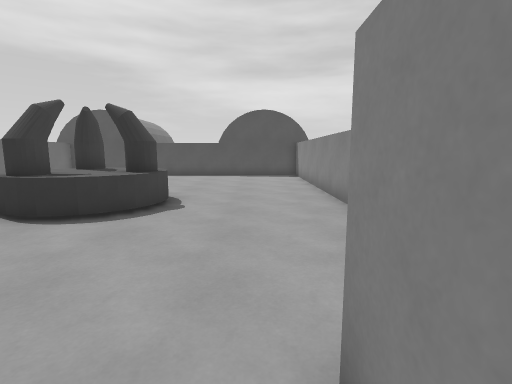
[1] (above)

16 first-person views from a walk through a level from a Godot 3-D game. The camera is 1.4 m above the floor, tilts 8° down and sees 85° across. The floor is counted in squares, 1 m on a side. Each view is taken from the middle of a square. On the plan, view 1 faces up. The plan holds only what a view shows up to about 14 squares ahead; the rest is blank.

[2]
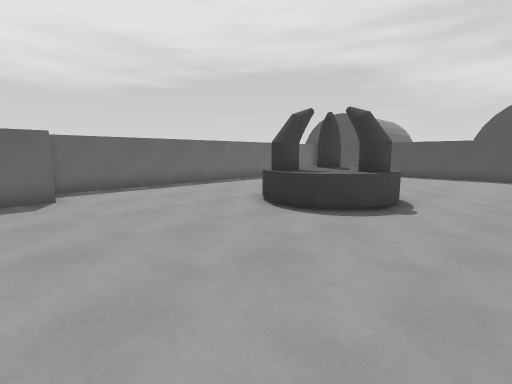

[3]
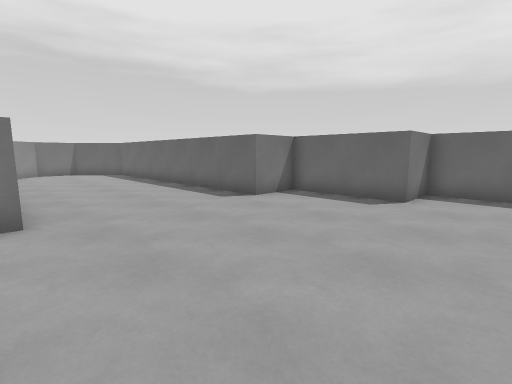

[4]
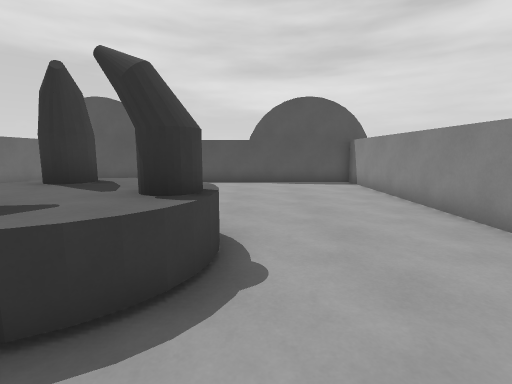

[5]
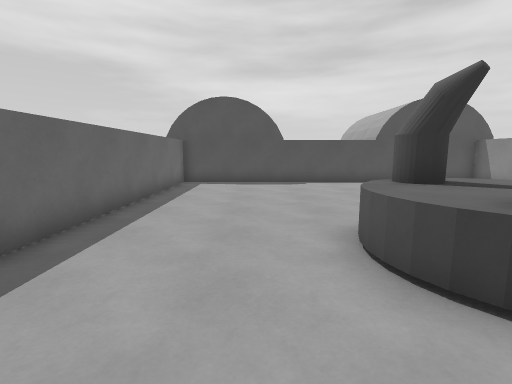

[6]
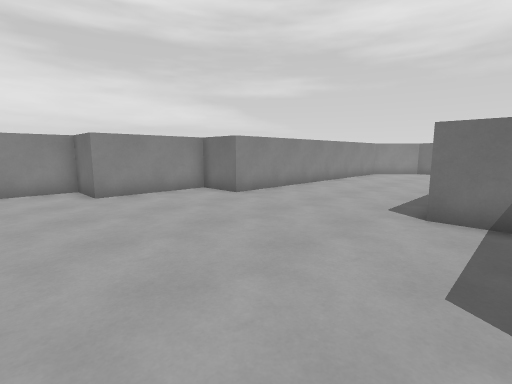

[7]
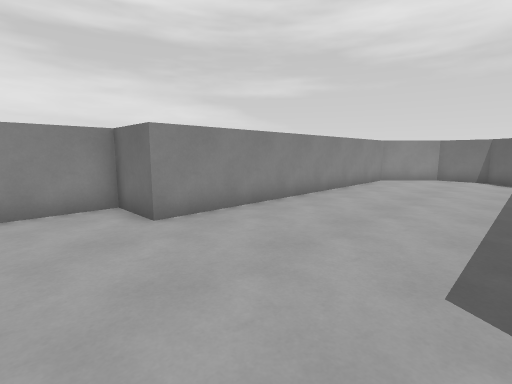

[8]
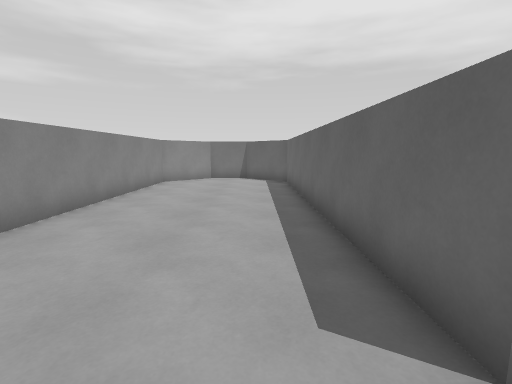

[9]
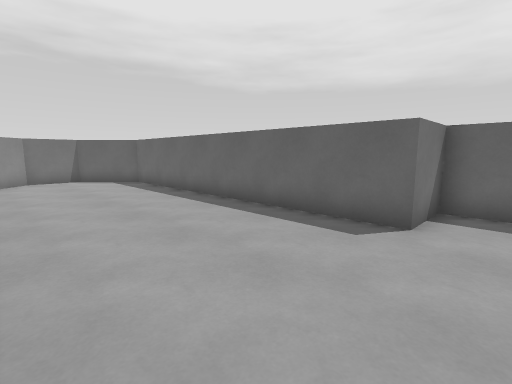

[10]
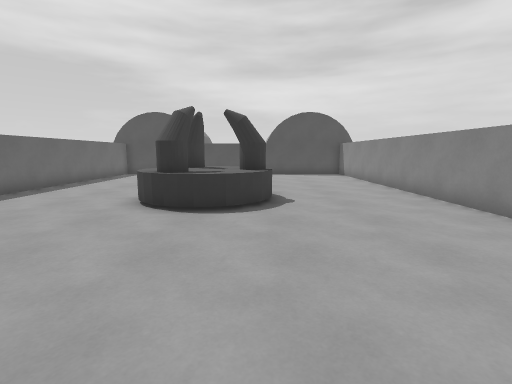

[11]
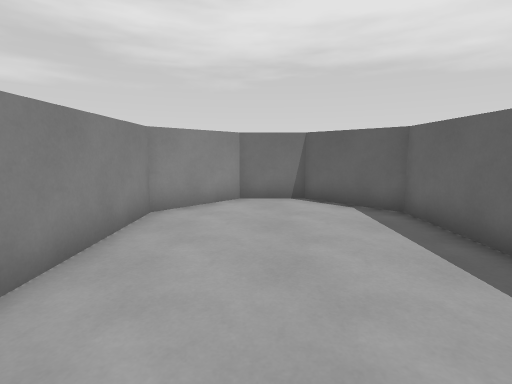

[12]
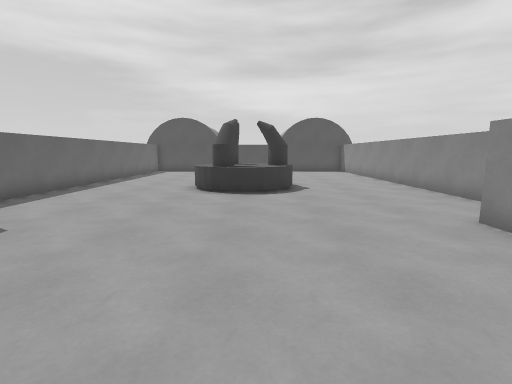

[13]
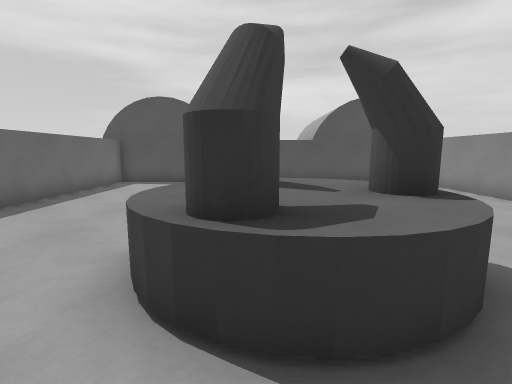

[14]
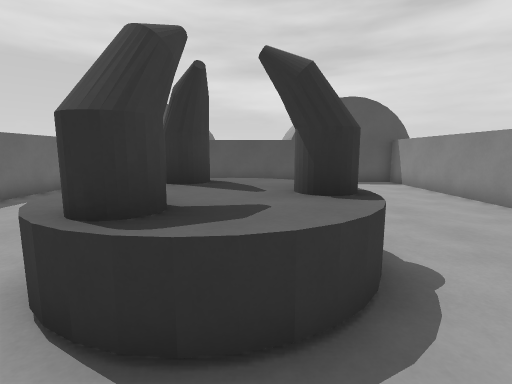

[15]
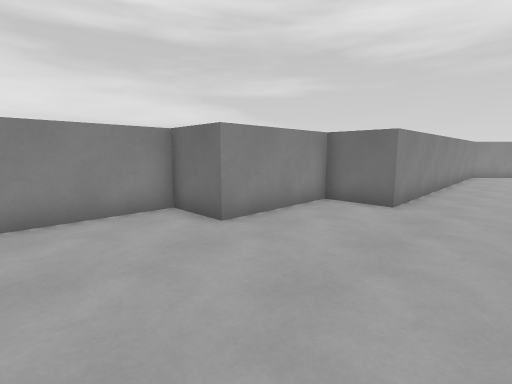

[16]
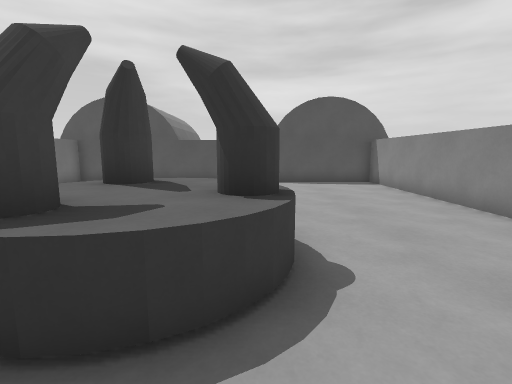

### Floor plan
Points are (right, up) in squares from view 1. A wall is a line through its corners. A room is listed if a view was taken in it or the views show most of it. See-through windows are left out.
Room 1 (views 1, 2, 3, 4, 5, 6, 7, 8, 9, 10, 11, 12, 13, 14, 15, 16)
walls: (0.5, 1.5) (2.5, 1.5) (2.5, 17.5) (-11.5, 17.5) (-11.5, 1.5) (-9.5, 1.5) (-9.5, -2.5) (-7.5, -2.5) (-7.5, -14.5) (-5.5, -16.5) (-3.5, -16.5) (-1.5, -14.5) (-1.5, -2.5) (0.5, -2.5) (0.5, 1.5)
low walls: (-4.3, 5.6) (-5.1, 5.7) (-5.8, 6) (-6.3, 6.7); (-3.2, 6) (-3.9, 5.7) (-4.7, 5.6); (-6.1, 6.3) (-6.4, 7) (-6.5, 7.8) (-6.3, 8.4); (-2.5, 7.6) (-2.6, 7) (-2.9, 6.3) (-3.5, 5.8); (-2.5, 8.1) (-2.5, 7.4) (-2.7, 6.7) (-3.3, 5.9) (-4.5, 5.5) (-5.5, 5.8) (-6.2, 6.5) (-6.5, 7.4) (-6.5, 8)

Positions as (right, up) in squares from view 1, and headings:
1: (0, 0), facing up
2: (0, 0), facing up-left
3: (-1, 4), facing down-left
4: (-2, 4), facing up
5: (-8, 4), facing up
6: (-9, 4), facing down-right
7: (-7, 0), facing down-right
8: (-6, -1), facing down
9: (-2, -1), facing down-left
10: (-3, -1), facing up
11: (-4, -8), facing down
12: (-4, -4), facing up
13: (-5, 4), facing up
14: (-4, 4), facing up
15: (-4, 5), facing down-right
16: (-3, 4), facing up
